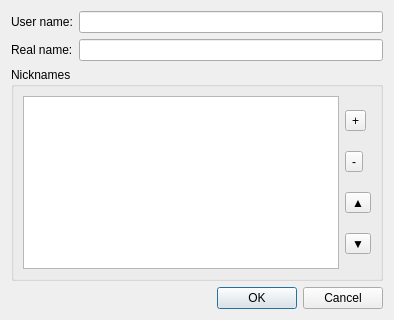
<?xml version="1.0" encoding="UTF-8"?>
<ui version="4.0">
 <class>IdentityDialog</class>
 <widget class="QDialog" name="IdentityDialog">
  <property name="geometry">
   <rect>
    <x>0</x>
    <y>0</y>
    <width>394</width>
    <height>320</height>
   </rect>
  </property>
  <property name="windowTitle">
   <string>Dialog</string>
  </property>
  <layout class="QVBoxLayout" name="verticalLayout">
   <item>
    <layout class="QFormLayout" name="formLayout">
     <item row="1" column="0">
      <widget class="QLabel" name="realNameLabel">
       <property name="text">
        <string>Real name:</string>
       </property>
       <property name="buddy">
        <cstring>realNameLineEdit</cstring>
       </property>
      </widget>
     </item>
     <item row="1" column="1">
      <widget class="QLineEdit" name="realNameLineEdit"/>
     </item>
     <item row="0" column="0">
      <widget class="QLabel" name="userNameLabel">
       <property name="text">
        <string>User name:</string>
       </property>
       <property name="buddy">
        <cstring>userNameLineEdit</cstring>
       </property>
      </widget>
     </item>
     <item row="0" column="1">
      <widget class="QLineEdit" name="userNameLineEdit"/>
     </item>
    </layout>
   </item>
   <item>
    <widget class="QGroupBox" name="nicknamesGroupBox">
     <property name="title">
      <string>Nicknames</string>
     </property>
     <layout class="QHBoxLayout" name="horizontalLayout_2">
      <item>
       <widget class="QListWidget" name="nicknamesListWidget">
        <property name="editTriggers">
         <set>QAbstractItemView::DoubleClicked|QAbstractItemView::EditKeyPressed|QAbstractItemView::SelectedClicked</set>
        </property>
        <property name="dragEnabled">
         <bool>true</bool>
        </property>
        <property name="dragDropMode">
         <enum>QAbstractItemView::InternalMove</enum>
        </property>
        <property name="defaultDropAction">
         <enum>Qt::MoveAction</enum>
        </property>
       </widget>
      </item>
      <item>
       <layout class="QVBoxLayout" name="verticalLayout_2">
        <item>
         <widget class="QToolButton" name="addToolButton">
          <property name="text">
           <string>+</string>
          </property>
          <property name="icon">
           <iconset theme="list-add" resource="resources.qrc">
            <normaloff>:/icons/resources/icons/list-add.png</normaloff>:/icons/resources/icons/list-add.png</iconset>
          </property>
         </widget>
        </item>
        <item>
         <widget class="QToolButton" name="deleteToolButton">
          <property name="text">
           <string>-</string>
          </property>
          <property name="icon">
           <iconset theme="list-remove" resource="resources.qrc">
            <normaloff>:/icons/resources/icons/list-remove.png</normaloff>:/icons/resources/icons/list-remove.png</iconset>
          </property>
         </widget>
        </item>
        <item>
         <widget class="QToolButton" name="upToolButton">
          <property name="text">
           <string>▲</string>
          </property>
          <property name="icon">
           <iconset theme="go-up" resource="resources.qrc">
            <normaloff>:/icons/resources/icons/go-up.png</normaloff>:/icons/resources/icons/go-up.png</iconset>
          </property>
         </widget>
        </item>
        <item>
         <widget class="QToolButton" name="downToolButton">
          <property name="text">
           <string>▼</string>
          </property>
          <property name="icon">
           <iconset theme="go-down" resource="resources.qrc">
            <normaloff>:/icons/resources/icons/go-down.png</normaloff>:/icons/resources/icons/go-down.png</iconset>
          </property>
         </widget>
        </item>
       </layout>
      </item>
     </layout>
    </widget>
   </item>
   <item>
    <widget class="QDialogButtonBox" name="buttonBox">
     <property name="orientation">
      <enum>Qt::Horizontal</enum>
     </property>
     <property name="standardButtons">
      <set>QDialogButtonBox::Cancel|QDialogButtonBox::Ok</set>
     </property>
    </widget>
   </item>
  </layout>
 </widget>
 <tabstops>
  <tabstop>userNameLineEdit</tabstop>
  <tabstop>realNameLineEdit</tabstop>
  <tabstop>nicknamesListWidget</tabstop>
  <tabstop>addToolButton</tabstop>
  <tabstop>upToolButton</tabstop>
  <tabstop>downToolButton</tabstop>
 </tabstops>
 <resources>
  <include location="resources.qrc"/>
 </resources>
 <connections>
  <connection>
   <sender>buttonBox</sender>
   <signal>accepted()</signal>
   <receiver>IdentityDialog</receiver>
   <slot>accept()</slot>
   <hints>
    <hint type="sourcelabel">
     <x>248</x>
     <y>254</y>
    </hint>
    <hint type="destinationlabel">
     <x>157</x>
     <y>274</y>
    </hint>
   </hints>
  </connection>
  <connection>
   <sender>buttonBox</sender>
   <signal>rejected()</signal>
   <receiver>IdentityDialog</receiver>
   <slot>reject()</slot>
   <hints>
    <hint type="sourcelabel">
     <x>316</x>
     <y>260</y>
    </hint>
    <hint type="destinationlabel">
     <x>286</x>
     <y>274</y>
    </hint>
   </hints>
  </connection>
 </connections>
</ui>
